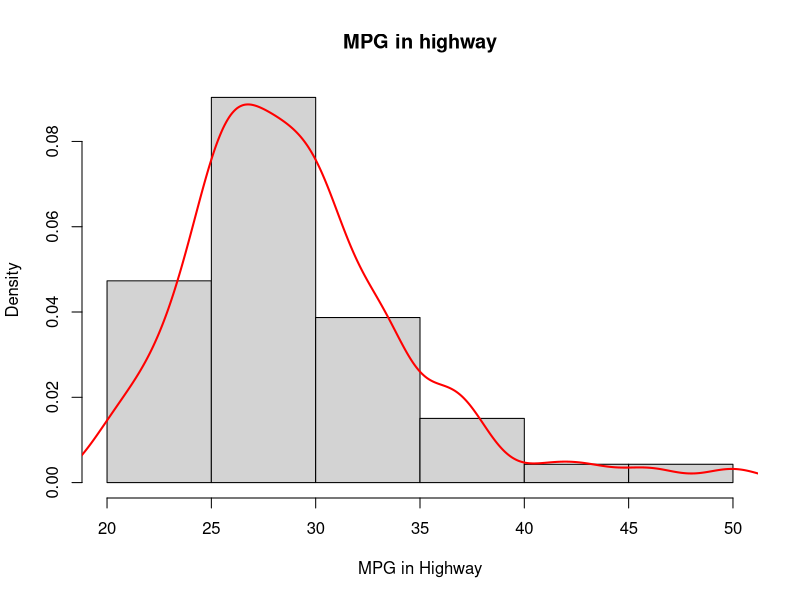

Reproduce this figure in R.
# Title     : TODO
# Objective : TODO
# Created by: coeat
# Created on: 2021/04/20

# install.packages('vcd')
library(MASS)
print('#148p START')
with(
  Cars93,
  hist(
    MPG.highway,
    xlab = 'MPG in Highway',
    main = 'MPG in highway',
    probability = T #반드시 이게 T가 되야함
  ),
)
with(
  Cars93,
  lines(
    density(MPG.highway),
    col = 'red',
    lwd = 2
  )
)